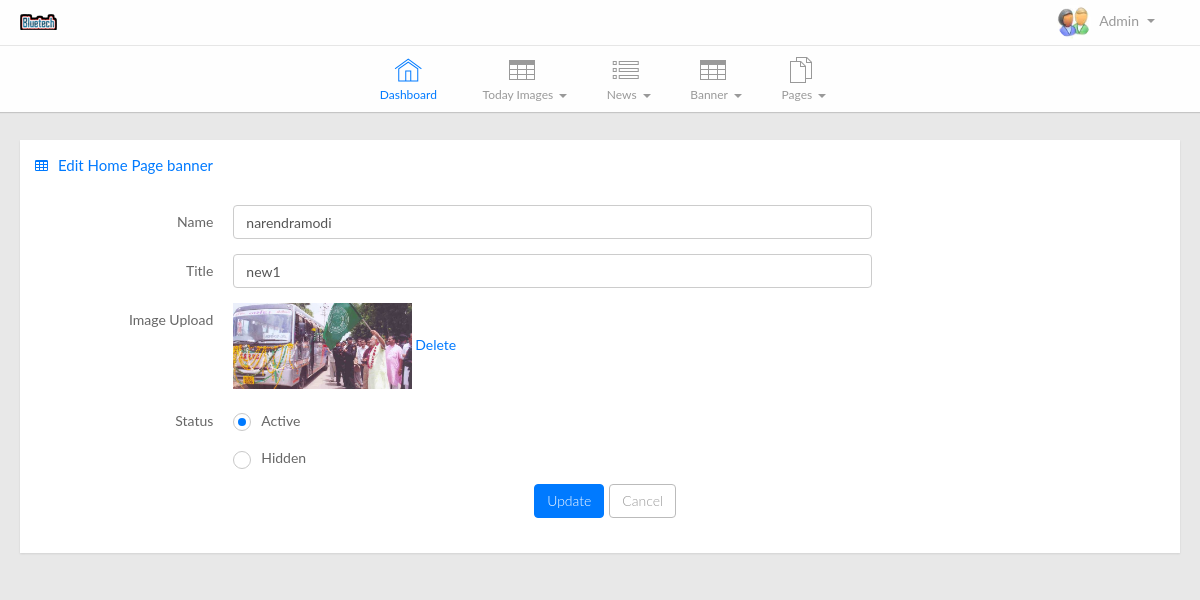
Page /bluetech/index.php?p=editbanner&id=9 (signed in) on the committed database.
### tables this page shows
CREATE TABLE IF NOT EXISTS `banner` (
  `id` int(11) NOT NULL AUTO_INCREMENT,
  `image` varchar(255) NOT NULL,
  `title` varchar(255) NOT NULL,
  `heading` varchar(255) NOT NULL,
  `status` varchar(255) NOT NULL,
  PRIMARY KEY (`id`)
);

### bluetech/connection.php (called while the page is built, shortened)
<?php
$adminpath = "files/";

### bluetech/editbanner.php (the view, shortened to what this page needs)
<?php
$sql = "select * from banner where id=" . $_GET['id'];
$q = mysql_query($sql);
$rdata = mysql_fetch_assoc($q);
?>
<div class="container-fluid main-content">
    <div class="row">
        <div class="col-lg-12">
            <div class="widget-container fluid-height clearfix">
                <div class="heading">
                    <i class="fa fa-table"></i>Edit Home Page banner
                </div>
                <div class="widget-content padded">
                    <form action="#" class="form-horizontal" method="post" enctype="multipart/form-data">
          <div class="form-group">
            <label class="control-label col-md-2">Name</label>
            <div class="col-md-7">
                <input class="form-control" name="heading" type="text" value="<?php echo $rdata['heading'];?>"/>
            </div>
          </div>
          <div class="form-group">
            <label class="control-label col-md-2">Title</label>
            <div class="col-md-7">
                <input class="form-control" name="title" type="text" value="<?php echo $rdata['title']; ?>"/>
            </div>
          </div>
           <div class="form-group">
                            <label class="control-label col-md-2">Image Upload</label>
                            <div class="col-md-4">
                                <?php
                                if ($rdata['image'] && file_exists($adminpath . $rdata['image'])) {
                                    ?>
                                <img src="<?php echo $adminpath . $rdata['image']; ?>" style="width: 50%;"/>
                                <a href="index.php?p=editgallery&del=image&id=<?php echo $_GET['id']; ?>">
                                   Delete </a>
                                <?php
                                }
                                ?>
                            </div>
                        </div>
                        <div class="form-group">
                            <label class="control-label col-md-2">Status</label>
                            <div class="col-md-7">
                                <label class="radio" for="option1">
                                    <input id="option1" name="status" type="radio" value="Yes" <?php if($rdata['status']=='Yes') { ?>checked="checked"<?php } ?>/><span>Active</span></label>
                                <label class="radio"><input  name="status" type="radio" value="No" <?php if($rdata['status']=='No') { ?>checked="checked"<?php } ?>/><span>Hidden</span></label>
                            </div>
                        </div>
         <div class="form-group">
              <div class="col-md-7" style="text-align: right;">
                  <button class="btn btn-primary" type="submit" name="submit">Update</button><button class="btn btn-default-outline">Cancel            </button>
            </div>
          </div>
        </form>
                </div>
            </div>
        </div>
    </div>
</div>

### bluetech/css/green.css (style rules this page uses)
a { color: #60c560; }
.widget-container .heading { color: #60c560; }

### bluetech/css/orange.css (style rules this page uses)
a { color: #f0ad4e; }
.widget-container .heading { color: #f0ad4e; }

### bluetech/css/magenta.css (style rules this page uses)
a { color: #c741c9; }
.widget-container .heading { color: #c741c9; }

### bluetech/css/gray.css (style rules this page uses)
a { color: #999999; }
.widget-container .heading { color: #999999; }

### rows in the picture
banner: heading "narendramodi", title "new1", image (picture)
